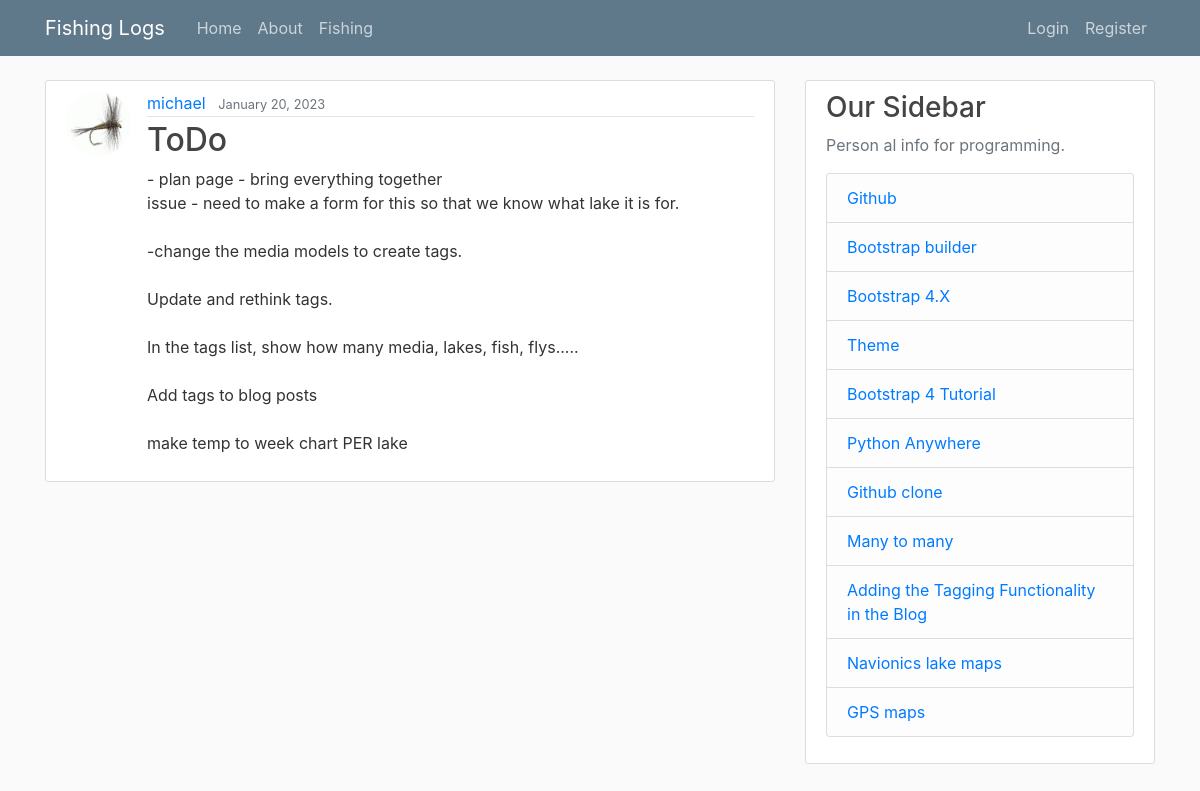
/blog/post/7/, run on an earlier commit of the app's database.
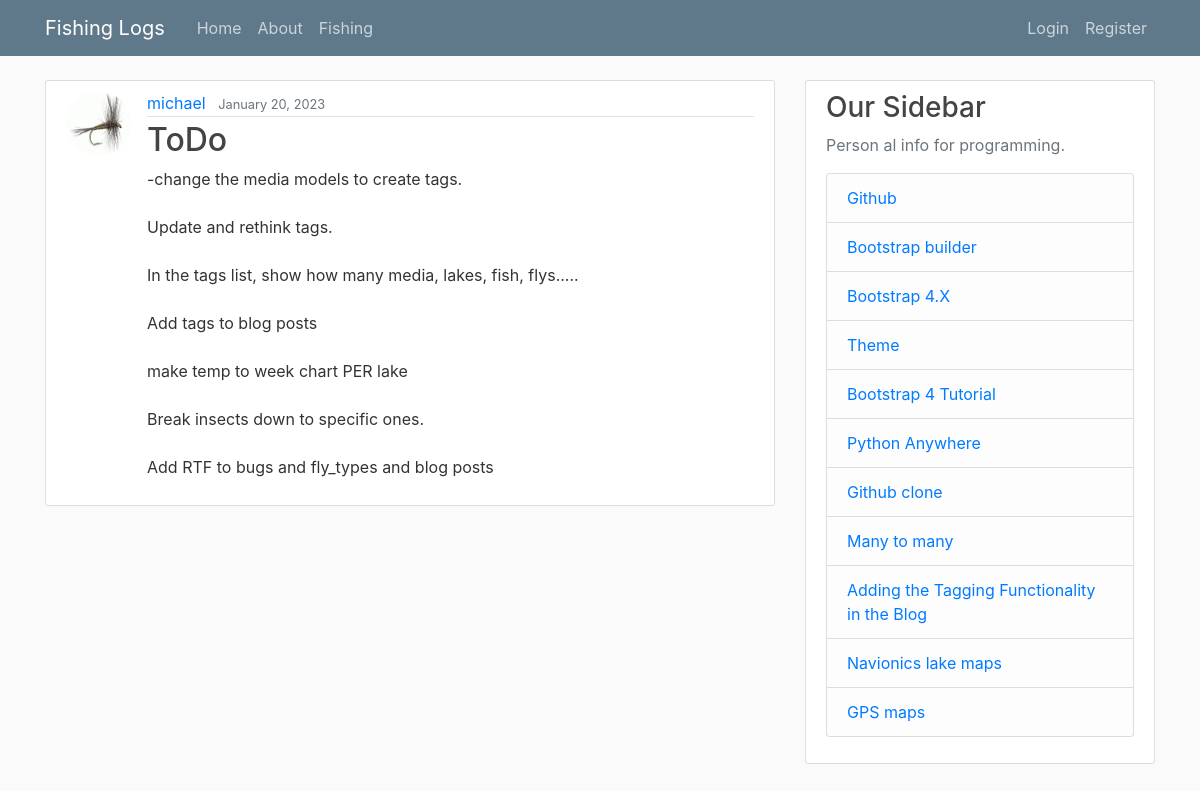
And on a later commit of the database.
### blog/models.py (models this page shows, shortened)
class Post(models.Model):
    title = models.CharField(max_length=100)
    content = models.TextField()
    date_posted = models.DateTimeField(default=timezone.now)
    author = models.ForeignKey(User, on_delete=models.CASCADE)

### users/models.py (models this page shows, shortened)
class Profile(models.Model):
    user = models.OneToOneField(User, on_delete=models.CASCADE)
    image = models.ImageField(default='default.jpg', upload_to='profile_pics')

### blog/views.py (the view)
# urls.py: path('post/<int:pk>/', PostDetailView.as_view(), name='post-detail'),
class PostDetailView(DetailView):
    model = Post

### blog/templates/blog/post_detail.html (shortened to what this page needs)
{% extends "blog/base.html" %}
{% block content %}
  <article class="media content-section">
    <img class="rounded-circle article-img" src="{{ object.author.profile.image.url }}">
    <div class="media-body">
      <div class="article-metadata">
        <a class="mr-2" href="{% url 'user-posts' object.author.username %}">{{ object.author }}</a>
        <small class="text-muted">{{ object.date_posted|date:"F d, Y" }}</small>
      </div>
      <h2 class="article-title">{{ object.title }}</h2>
      <p class="article-content">{{ object.content }}</p>
    </div>
  </article>
{% endblock content %}

What changed in the data, as far as the page shows it:
changed Post "ToDo": content "- plan page - bring everything together issue - need to make a form for this so that we know what lake it is for. -change the media models to create tags. Update and rethink tags. In the tags list, show how many media, lakes, fish, flys..... Add tags to blog posts make temp to week chart PER lake" → "-change the media models to create tags. Update and rethink tags. In the tags list, show how many media, lakes, fish, flys..... Add tags to blog posts make temp to week chart PER lake Break insects down to specific ones. Add RTF to bugs and fly_types and blog posts"
